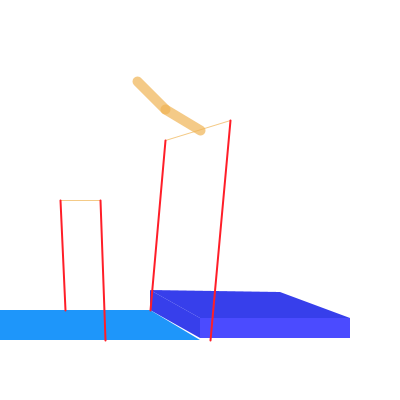
Frame 1 (no input)
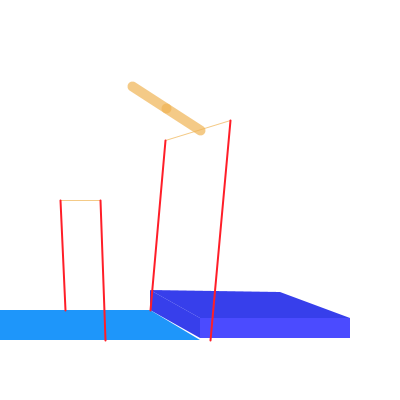
Frame 60 (the mouse pressed at the canvas centre just before this capture)
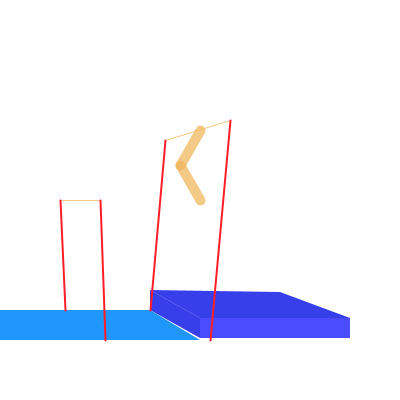
Frame 120 (the mouse held since frame 60 and released just before this capture)

The Processing sketch that drew these frames (run headless with seeded random() and noise(); from frame 60 on, the mouse is pressed at the canvas centre):

// Processing sketch: processing_47598
// ── processing_47598.pde

/**
 * Reach 1. 
 * Based on code from Keith Peters (www.bit-101.com)
 * 
 * The arm follows the position of the mouse by
 * calculating the angles with atan2(). 
 */

 
float x = 100;
float y = 100;
float x2 = 200;
float y2 = 130;
float segLength = 40;


void setup() {
  size(400, 400);
  smooth(); 

  strokeWeight(10.0);
  stroke(240, 180, 85, 180);
}

void draw() {
  background(255);
  
  //Matratze
  noStroke ();
  fill (0, 10, 230, 200);
  quad (200, 318, 150, 290, 280, 292, 350, 318);
  quad (150, 310, 200, 338, 200, 318, 150, 290);
  fill (0, 0, 255, 180); 
  rect (200, 318, 150, 20);
  
  //Matte
  fill (30, 150, 250);
  quad (0, 310, 150, 310, 200, 340, 0, 340);
  stroke (240, 180, 85, 180);
  
  //Gerüst, hinten
  //obere Stange
  strokeWeight (1.0);
  line (230, 120, 165, 140);
  
  //Seite
  strokeWeight (2.0);
  stroke (255, 30, 40);
  line (230, 120, 210, 340);
  line (165, 140, 150, 310);
  
  //Gerüst, vorne
  //obere Stange
  strokeWeight (1.0);
  stroke (240, 180, 85, 180);
  line (100, 200, 60, 200);
  
  //Seite
  strokeWeight (2.0);
  stroke (255, 30, 40);
  line (100, 200, 105, 340);
  line (60, 200, 65, 310);
  
  stroke (240, 180, 85, 180);
  
  strokeWeight(10.0);
    
  float dx = mouseX - x;
  float dy = mouseY - y;
  float angle1 = atan2(dy, dx);  
  
  float tx = mouseX - cos(angle1) * segLength;
  float ty = mouseY - sin(angle1) * segLength;
  dx = tx - x2;
  dy = ty - y2;
  float angle2 = atan2(dy, dx);  
  x = x2 + cos(angle2) * segLength;
  y = y2 + sin(angle2) * segLength;
  
  segment(x, y, angle1); 
  segment(x2, y2, angle2); 
}

void segment(float x, float y, float a) {
  pushMatrix();
  translate(x, y);
  rotate(a);
  line(0, 0, segLength, 0);
  popMatrix();
}
